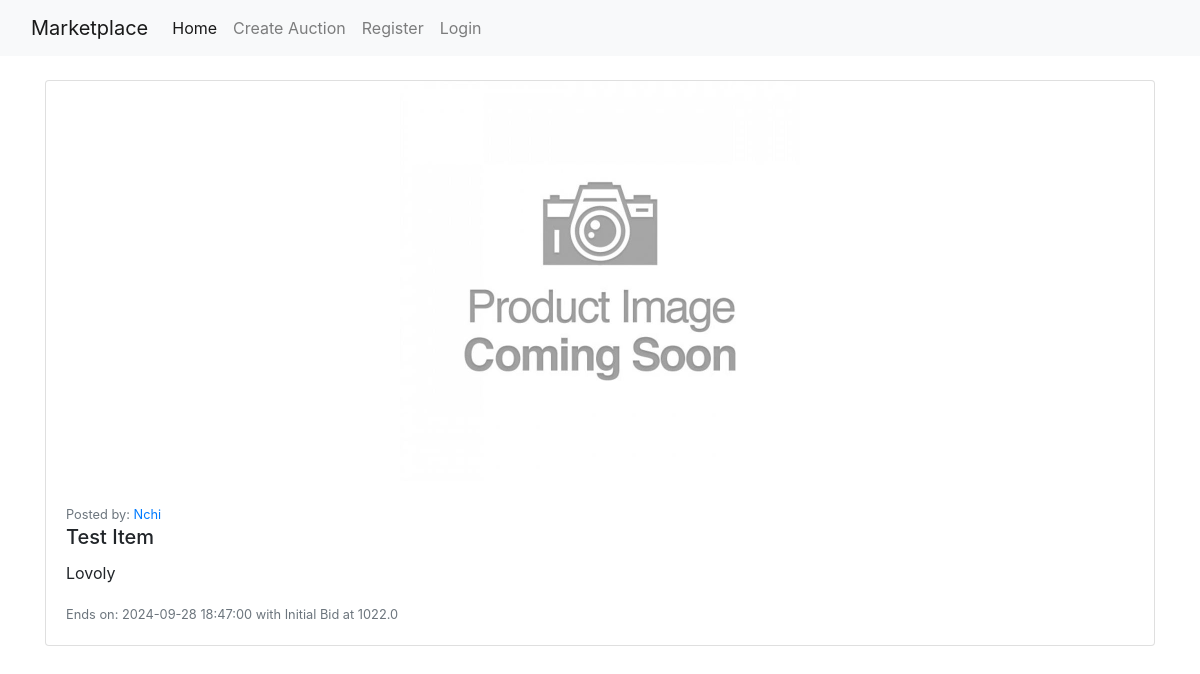
/auctions/13, run on the app's committed database.
### auction_app/models.py (models this page shows, shortened)
class User(db.Model, UserMixin):
    __tablename__ = 'users'
    id = db.Column(db.Integer, primary_key=True)
    username = db.Column(db.String(20), unique=True, nullable=False)
    first_name = db.Column(db.String(20), nullable=False)
    last_name = db.Column(db.String(20), nullable=False)
    image_file = db.Column(db.String(20), nullable=False, default='default.jpg')
    email = db.Column(db.String(120), unique=True, nullable=False)
    password = db.Column(db.String(60), nullable=False)
    auctions = db.relationship('Auction', backref='bid', lazy=True)

class Auction(db.Model):
    __tablename__ = 'auctions'
    id = db.Column(db.Integer, primary_key=True)
    title = db.Column(db.String(100), nullable=False)
    description = db.Column(db.Text)
    image_file = db.Column(db.String(20), nullable=False, default='placeholder.jpg')
    initial_bid = db.Column(db.Float, nullable=False)
    date_posted = db.Column(db.DateTime, nullable=False, default=datetime.utcnow)
    end_date = db.Column(db.DateTime, nullable=False)
    user_id = db.Column(db.Integer, db.ForeignKey('users.id'), nullable=False)

### auction_app/auctions/routes.py (the view)
@auction_.route('/auctions/<int:auction_id>', methods=['GET', 'POST'])
def auction(auction_id):
    auction = Auction.query.get_or_404(auction_id)
    image_file = url_for('static', filename='item_pics/' + auction.image_file)
    return render_template('auction.html', title=auction.title, auction=auction, image_file=image_file)

### auction_app/templates/auction.html (shortened to what this page needs)
{% extends 'base.html' %}
{% block content %}
<div class="container">
    <div class="card mb-3">
      <img class="auction__image" src="{{ url_for('static', filename='item_pics/placeholder.jpg')}}" alt="Card image cap">
      <div class="card-body">
        <small class="text-muted">Posted by:
          <a href="{{ url_for('users.user_auctions', username=auction.bid.username) }}">
            {{ auction.bid.username }}
          </a>
        </small>
        <h5 class="card-title">{{ auction.title }}</h5>
        <p class="card-text">{{ auction.description }}</p>
        <p class="card-text"><small class="text-muted">Ends on: {{ auction.end_date }} with Initial Bid at {{ auction.initial_bid }} </small></p>
      </div>
    </div>
</div>
{% endblock %}

### auction_app/static/css/styles.css (style rules this page uses)
body { font-family: 'Poppins', sans-serif; margin: 0; padding: 0; }
.auction__image { width: 100%; height: 400px; object-fit: contain; }
img { max-width: 100%; max-height: 100%; overflow: hidden; object-fit: cover; }

### data on the page
User: bid.username "Nchi"
Auction: title "Test Item", description "Lovoly", end_date "2024-09-28 18:47:00", initial_bid "1022.0"
